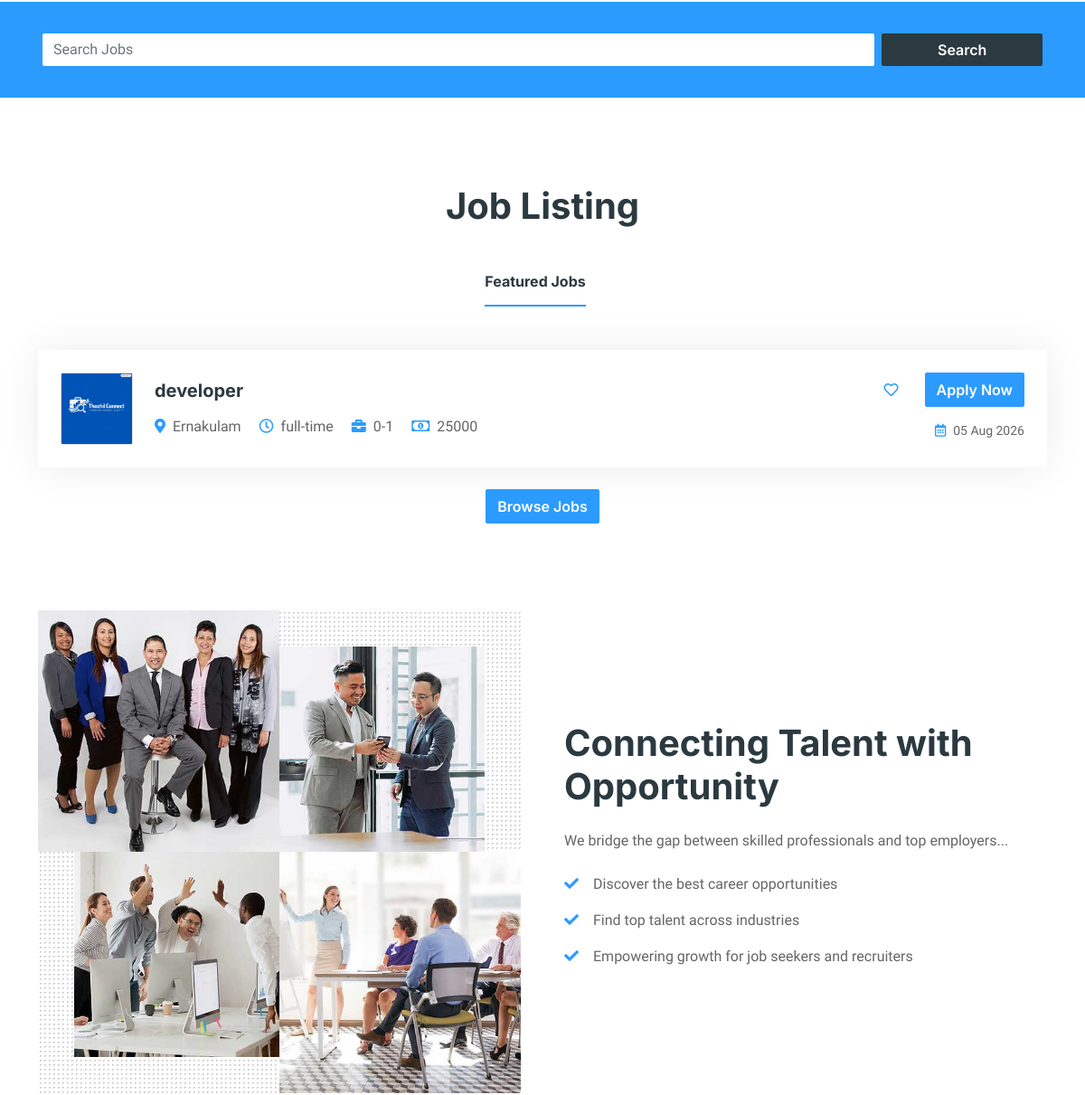
The app's page / (middle part), older data.
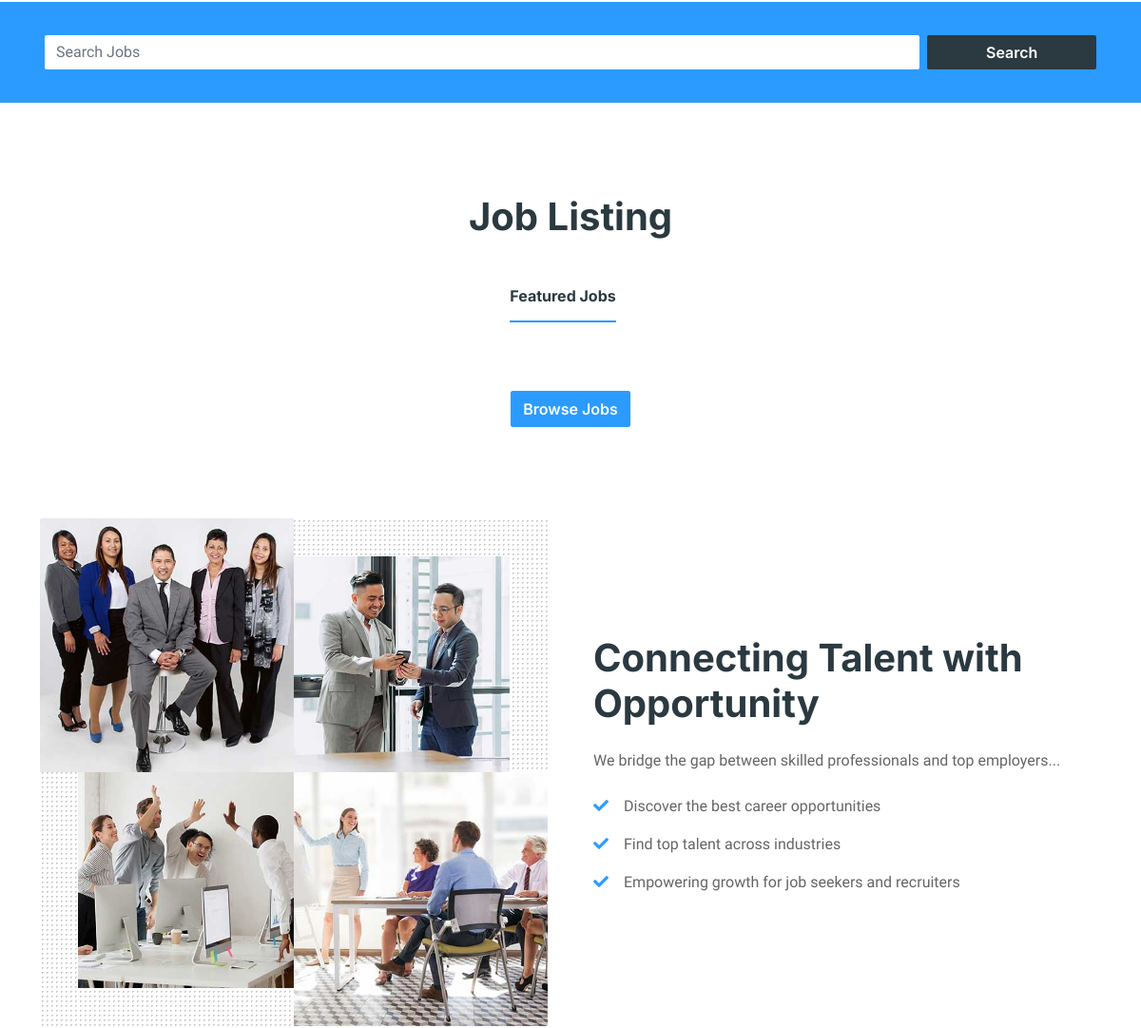
The same page, newer data.
### jobs/models.py (models this page shows, shortened)
class Job(models.Model):
    job_types_choices = [("full-time", "Full Time"),
                         ("part-time", "Part Time"),]
    experiences_choices = [ ("0-1", "0-1 Years"),
                    ("1-3", "1-3 Years"),
                    ("3-5", "3-5 Years"),
                    ("5+", "5+ Years"),]
    status_choices = [('available','available'),('closed','closed')]
    job_title = models.CharField(max_length=100)
    description = models.TextField()
    location = models.CharField(max_length=50)
    salary = models.IntegerField()
    requirements = models.TextField()
    category = models.ForeignKey(Category,on_delete=models.CASCADE,related_name='jobs')
    recruiter = models.ForeignKey(RecruiterProfile,on_delete=models.CASCADE,related_name='jobs')
    job_type = models.CharField(max_length=20, choices=job_types_choices)
    experience = models.CharField(max_length=20 , choices=experiences_choices)
    status = models.CharField(max_length=20,choices=status_choices)
    created_at = models.DateTimeField(auto_now_add=True)
    updated_at = models.DateTimeField(auto_now=True)

### account/views.py (the view)
# urls.py: 2. Add a URL to urlpatterns:  path('', Home.as_view(), name='home')
class Home(View):
    def get(self,request):
        categories = Category.objects.all()
        jobs = Job.objects.all()
        context = {'categories':categories,'job':jobs}
        return  render(request,'home.html',context)

### templates/home.html (shortened to what the changed rows need)
{% extends "base.html" %}
{% load static %}
{% block content %}
       {% load static %}
{% load static %}
        <div class="container-xxl py-5">
            <div class="container">
                <h1 class="text-center mb-5 wow fadeInUp" data-wow-delay="0.1s">Job Listing</h1>
                <div class="tab-class text-center wow fadeInUp" data-wow-delay="0.3s">
                    <div class="tab-content">
                        <div id="tab-1" class="tab-pane fade show p-0 active">
                            {% for i in job %}
                                {% if forloop.counter <= 5 %}
                            <div class="job-item p-4 mb-4">
                                <div class="row g-4">
                                    <div class="col-sm-12 col-md-8 d-flex align-items-center">
                                        {% if i.recruiter.company_logo %}
                                            <img src="{{ i.recruiter.company_logo.url }}"
                                                class="img-fluid border rounded"
                                                style="width:80px;height:80px;object-fit:cover;">
                                        {% else %}
                                            <img src="{% static 'img/default-company.png' %}"
                                                class="img-fluid border rounded"
                                                style="width:80px;height:80px;">
                                        {% endif %}
                                        <div class="text-start ps-4">
                                            <h5 class="mb-3">{{i.job_title}}</h5>
                                            <span class="text-truncate me-3"><i class="fa fa-map-marker-alt text-secondary me-2"></i>{{i.location}}</span>
                                            <span class="text-truncate me-3"><i class="far fa-clock text-secondary me-2"></i>{{i.job_type}}</span>
                                            <span class="text-truncate me-3"><i class="fa fa-briefcase text-secondary me-2"></i>{{ i.experience }}</span>
                                            <span class="text-truncate me-0"><i class="far fa-money-bill-alt text-secondary me-2"></i>{{i.salary}}</span>
                                        </div>
                                    </div>
                                    <div class="col-sm-12 col-md-4 d-flex flex-column align-items-start align-items-md-end ">
                                        <div class="d-flex mb-3">
                                            <a class="btn me-3" href=""><i class="far fa-heart text-secondary"></i></a>
                                            <a class="btn btn-secondary" href="{% url 'jobs:jobdetails' i.id %}">Apply Now</a>
                                        </div>
                                        <small class="text-truncate"><i class="far fa-calendar-alt text-secondary me-2"></i>{{ i.created_at|date:"d M Y" }}</small>
                                    </div>
                                </div>
                            </div>
                        </div>
                    </div>
                    {% endif %}
                    {% endfor %}
                </div>
            </div>
        </div>
    </div>
</div>
        <div class="container-xxl py-5">
            <div class="container">
                <div class="row g-5 align-items-center">
                    <div class="col-lg-6 wow fadeIn d-flex flex-column justify-content-center" data-wow-delay="0.5s">
    <h1 class="mb-4 text-start">Connecting Talent with Opportunity</h1>
</div>
                </div>
            </div>
        </div>
{% endblock %}

Row changes from the older to the newer data that the page shows:
removed Job: job_title "developer", location "Ernakulam", job_type "full-time", experience "0-1", salary "25000", created_at "05 Aug 2026"
